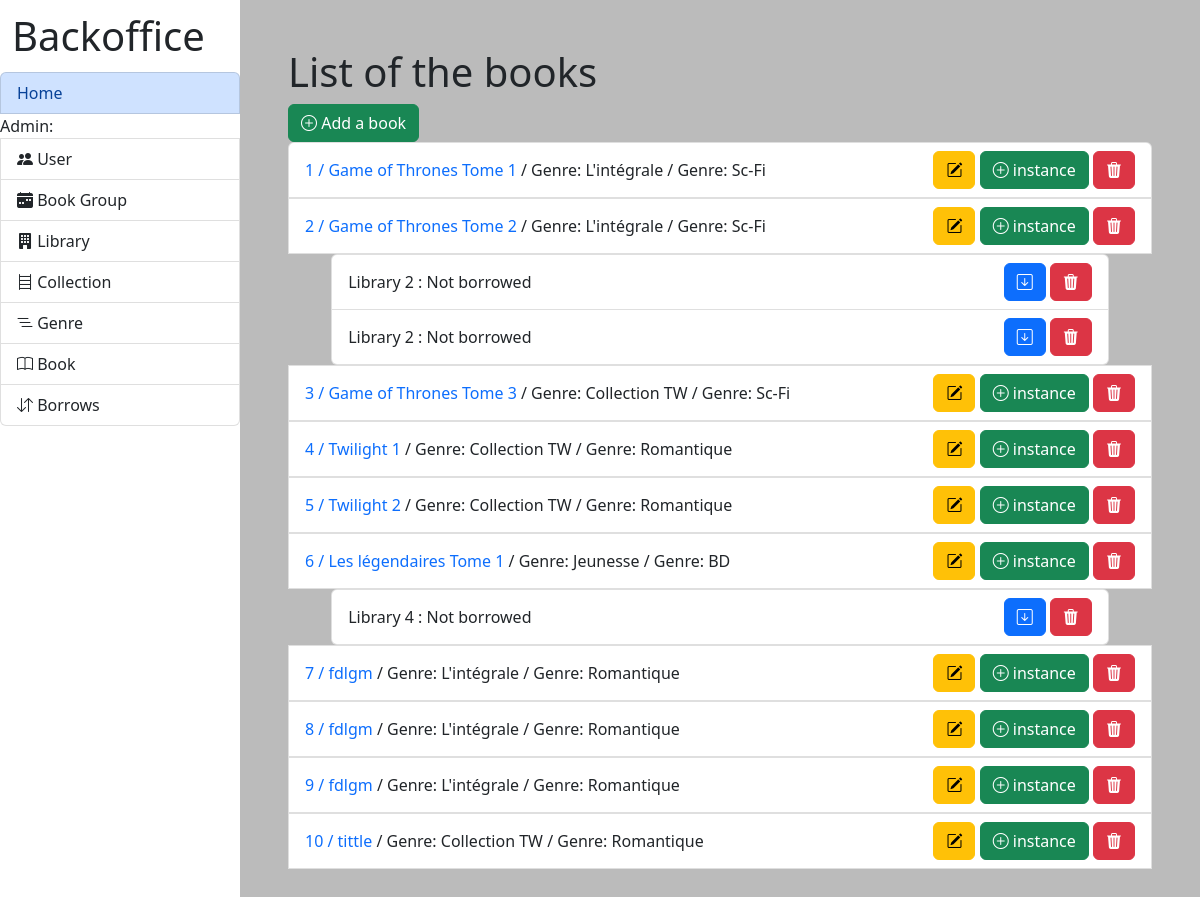
Screenshot of /lib/admin/book/list/ with the database file from the repository.
### lib/models.py (models this page shows, shortened)
class Books(models.Model):
    collection = models.ForeignKey(Collection, on_delete=models.RESTRICT)
    genre = models.ForeignKey(Genre, on_delete=models.RESTRICT)
    title = models.CharField(max_length=200)
    author = models.CharField(max_length=200)
    url_image = models.CharField(max_length=500)
    publisher = models.CharField(max_length=200)
    creation_date = models.DateTimeField(auto_now_add=True)
    modification_date = models.DateTimeField(auto_now=True)

class Collection(models.Model):
    name = models.CharField(max_length=200)
    creation_date = models.DateTimeField(auto_now_add=True)
    modification_date = models.DateTimeField(auto_now=True)

class Genre(models.Model):
    name = models.CharField(max_length=200)
    creation_date = models.DateTimeField(auto_now_add=True)
    modification_date = models.DateTimeField(auto_now=True)

class InstanceBook(models.Model):
    id_user = models.ForeignKey(User, on_delete=models.RESTRICT, null=True)
    id_books = models.ForeignKey(Books, on_delete=models.CASCADE)
    id_library = models.ForeignKey(Library, on_delete=models.CASCADE)
    borrowing_date = models.DateField(null=True, blank=True)
    max_date = models.DateField(null=True, blank=True)
    status = models.IntegerField(default=0)

class Library(models.Model):
    name = models.CharField(max_length=200)
    address_name = models.TextField(max_length=500)
    address_city = models.TextField(max_length=500)
    address_country = models.TextField(max_length=500)
    address_zip_code = models.TextField(max_length=500)
    creation_date = models.DateTimeField(auto_now_add=True)
    modification_date = models.DateTimeField(auto_now=True)

### lib/views.py (the view)
# urls.py: path('admin/book/list/', views.list_books_admin, name='list_books_admin'), #admin, bookseller
def list_books_admin(request):
    if request.user.is_authenticated and UserData.objects.get(user=request.user).role not in ['admin', 'bookseller']:
        messages.error(request, '403, Access denied')
        return redirect('index')
    return render(request, 'admin/book/list_books.html')

### library/context_processors.py (called while the page is built)
def extras(request):
    libraries = Library.objects.all()
    genre = Genre.objects.all()
    collection = Collection.objects.all()
    users = User.objects.all().order_by('-date_joined')
    userdata = UserData.objects.all()
    books = Books.objects.all()
    instances = InstanceBook.objects.all()
    lecture_group = LectureGroup.objects.all()
    lecturer = Lecturer.objects.all()
    forum = Forum.objects.all()
    return {
        'context_libraries': libraries,
        'context_genre': genre,
        'context_collection': collection,
        'context_users': users,
        'context_user_data': userdata,
        'context_books': books,
        'context_instances': instances,
        'context_lecture_group': lecture_group,
        'context_lecturer': lecturer,
        'context_forums': forum,
    }

### lib/templates/admin/book/list_books.html (shortened to what this page needs)
{% extends 'admin/index.html' %}
{% block content %} {% load permission_tags %}
<h1>List of the books</h1>
<a class="btn btn-success" href="{% url 'add_book_admin' %}" role="button">
  <i class="bi bi-plus-circle"></i> Add a book
</a>
<ul class="list-group">
  {% for book in context_books %}
  <li class="list-group-item d-flex justify-content-between align-items-center">
    <div>
      <a href="{% url 'book_page_admin' book.pk %}">
        {{ book.pk }} / {{ book.title }}
      </a>
        {% if book.collection.name == "No collection" %}
          <span style="color:#ad1409">
            / Genre: {{ book.collection.name }}
          </span>
        {% else %}
          / Genre: {{ book.collection.name }}
        {% endif %}
        {% if book.genre.name == "No genre" %}
          <span style="color:#ad1409">
            / Genre: {{ book.genre.name }}
          </span>
        {% else %}
          / Genre: {{ book.genre.name }}
        {% endif %}
    </div>
    <div>
      <a
        class="btn btn-warning"
        href="{% url 'edit_book_admin' book.pk %}"
        role="button"
      >
        <i class="bi bi-pencil-square"></i>
      </a>
      {% if user|has_role:'bookseller,admin' %}
      <a
        class="btn btn-success"
        href="{% url 'add_instance_admin' book.pk %}"
        role="button"
      >
        <i class="bi bi-plus-circle"></i> instance
      </a>
      <a
        class="btn btn-danger"
        href="{% url 'delete_book_admin' book.pk %}"
        role="button"
      >
        <i class="bi bi-trash3-fill"></i>
      </a>
      {% endif %}
    </div>
  </li>
  <ul class="list-group">
    {% for instance in context_instances %} {% if instance.id_books == book and instance.status == 0 %}
    <li
      class="list-group-item d-flex justify-content-between align-items-center instance_admin"
    >
      {{ instance.id_library.name }} : Not borrowed
      <div>
        <a
          class="btn btn-primary"
          href="{% url 'borrow_book_admin' instance.pk %}"
          role="button"
        >
          <i class="bi bi-arrow-down-square"></i>
        </a>
        <a
          class="btn btn-danger"
          href="{% url 'delete_instance_admin' instance.pk %}"
          role="button"
        >
          <i class="bi bi-trash3-fill"></i>
        </a>
      </div>
    </li>
    {% endif %} {% endfor %}
  </ul>
  {% endfor %}
</ul>
{% endblock content %}

### rows the page displays
Books: pk "1", title "Game of Thrones Tome 1", collection.name "L'intégrale", genre.name "Sc-Fi"
Books: pk "2", title "Game of Thrones Tome 2", collection.name "L'intégrale", genre.name "Sc-Fi"
InstanceBook: id_library.name "Library 2"
InstanceBook: id_library.name "Library 2"
Books: pk "3", title "Game of Thrones Tome 3", collection.name "Collection TW", genre.name "Sc-Fi"
Books: pk "4", title "Twilight 1", collection.name "Collection TW", genre.name "Romantique"
Books: pk "5", title "Twilight 2", collection.name "Collection TW", genre.name "Romantique"
Books: pk "6", title "Les légendaires Tome 1", collection.name "Jeunesse", genre.name "BD"
InstanceBook: id_library.name "Library 4"
Books: pk "7", title "fdlgm", collection.name "L'intégrale", genre.name "Romantique"
Books: pk "8", title "fdlgm", collection.name "L'intégrale", genre.name "Romantique"
Books: pk "9", title "fdlgm", collection.name "L'intégrale", genre.name "Romantique"
Books: pk "10", title "tittle", collection.name "Collection TW", genre.name "Romantique"
